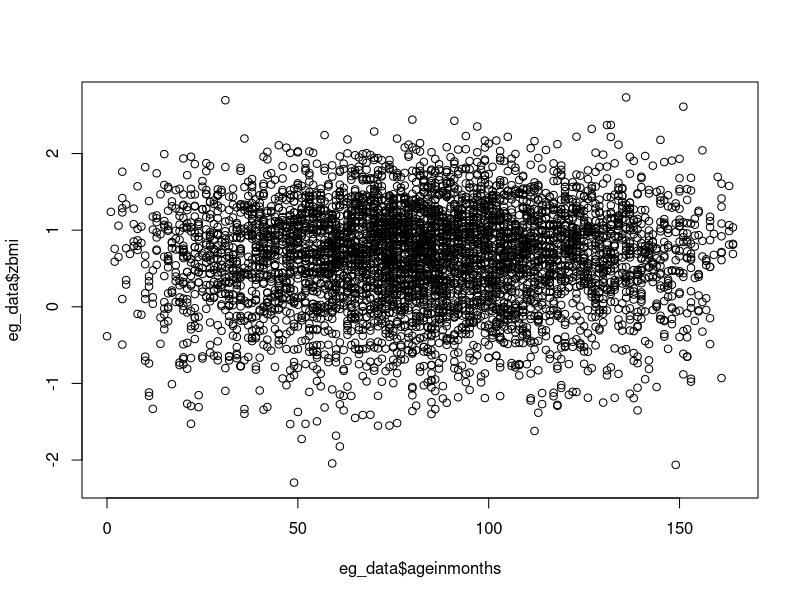
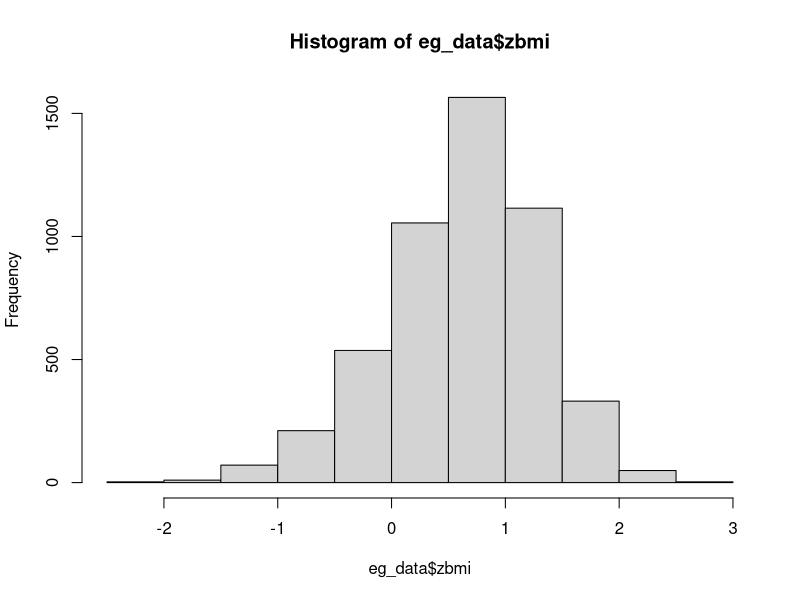
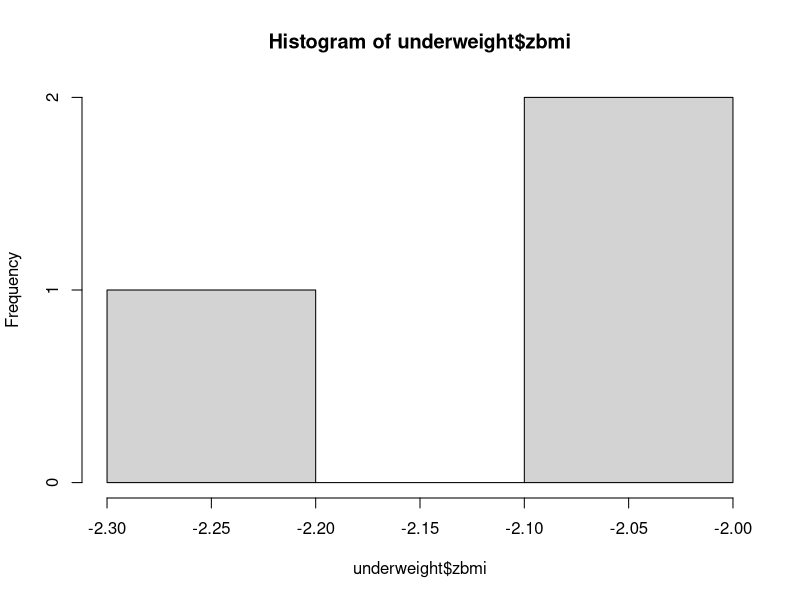
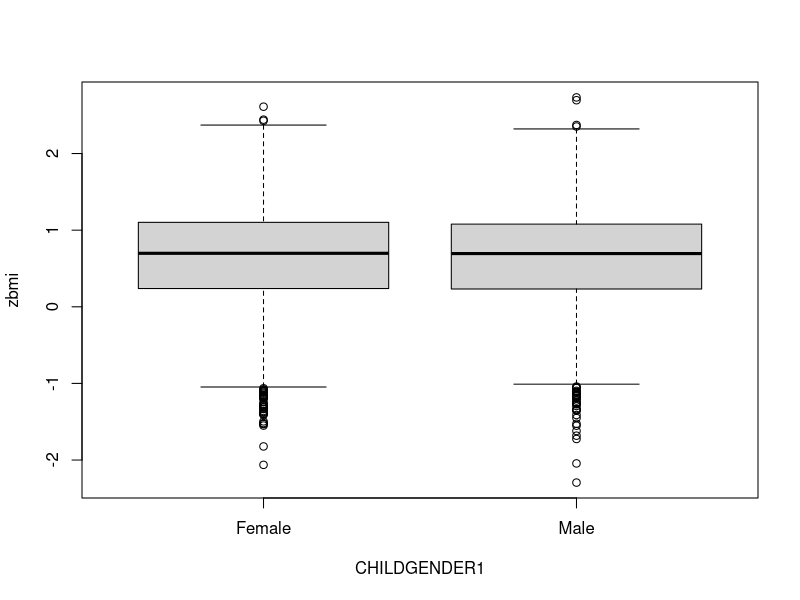
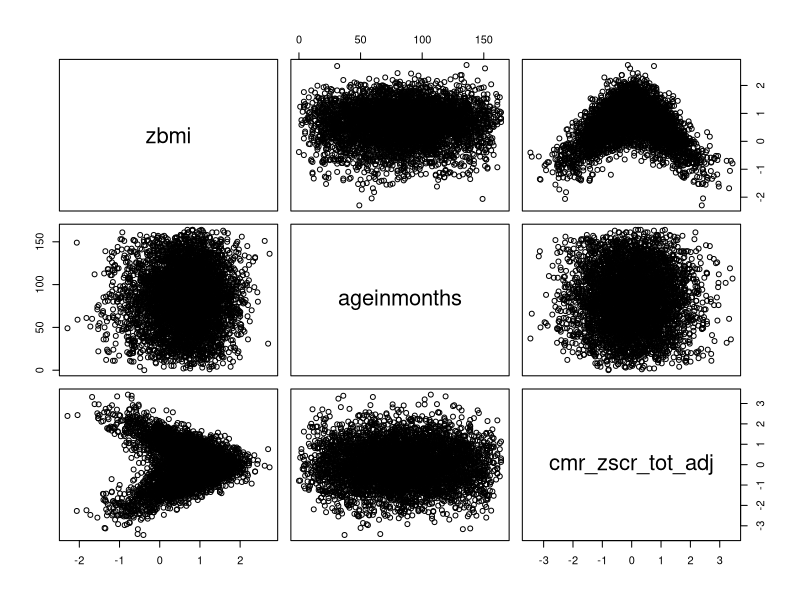
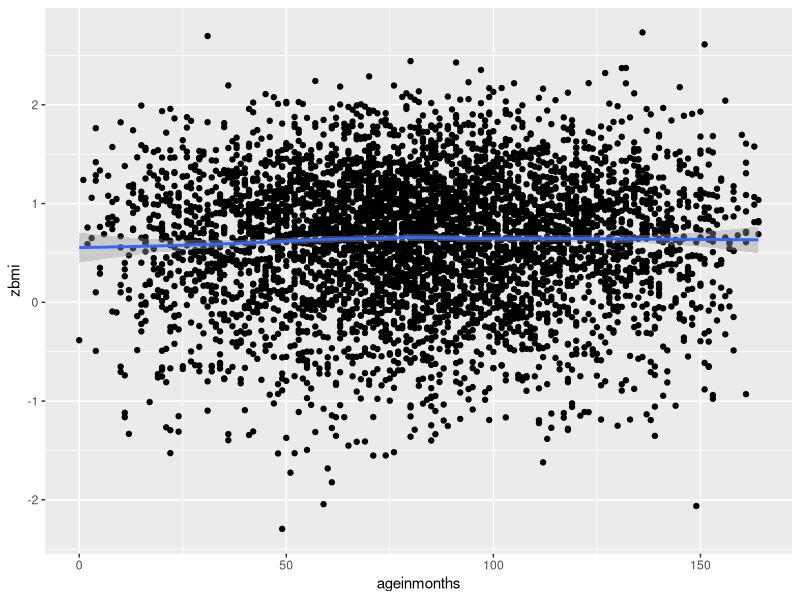
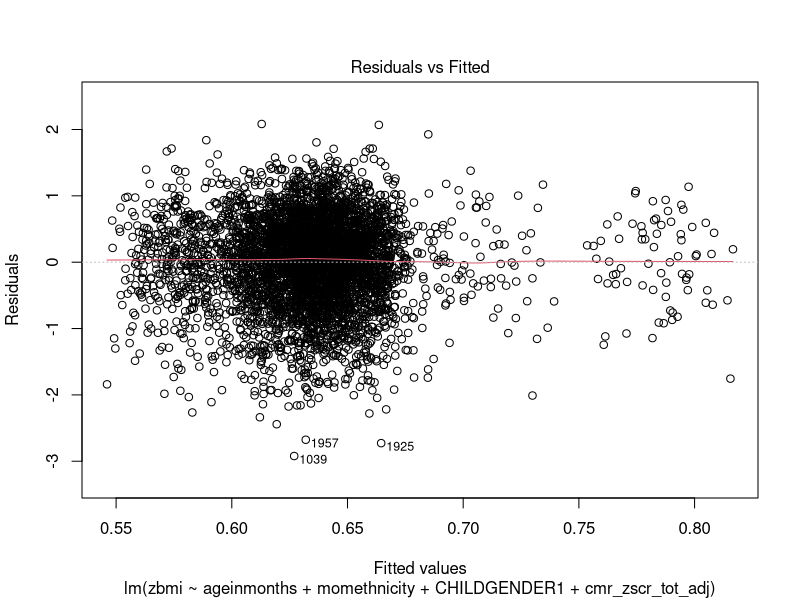
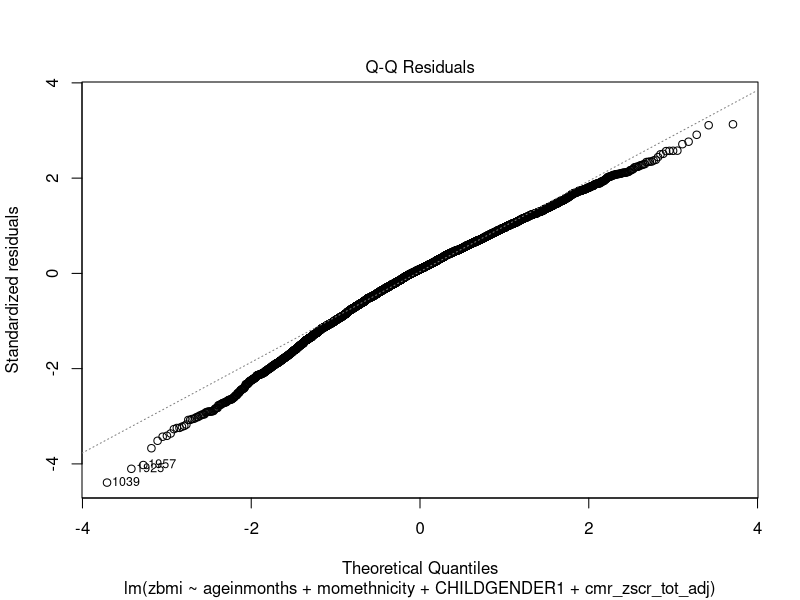

The R script that drew these images, in order: (Note: this script raises an error after producing the figures.)
####################################
#	R Workshop script			#
#	Dr. Charlie Keown-Stoneman	#
#	2020-10-29				#
####################################

#R is the program that executes your commands
#RStudio is a fancy GUI for R, but R still does everything "under the hood"

###R basics

#Using number signs (a.k.a. octothorpe/pound/hash) you can write comments that R will ignore

#R can be used like a basic calculator
2+2

#R follows BEDMAS
2+2*2
(2+2)*2 #comments can come after code on the same line

a <- 2 #you can use arrows to declare variables and set values etc.
b = 2  #you can also use equal signs
a + b
c = a + b
c

#R can also answer logical questions, such as, is "a" equal to "b"?
a == b
a == c
a < c #is "a" less than "c"?
a > c #is "a" greater than "c"?
a <= b #is "a" less than/or equal to "b"?
#R can also combine TRUE/FALSE results with AND/OR logic, AND is "&", OR is "|"
a == b | a == c
a == b & a == c

#To do the opposite of a logical variable in R, you can use "!", for example,

a == b
!(a == b)
a != b


#Vectorized variables

A <- c(5,7,3,9,4) #c() combines values into a vector
B <- c(1,2,3)

A%in%B

#another difference between == and %in% is how they treat NA
c(1,NA,2,4)==2
c(1,NA,2,4)%in%2


#Some basic statistics
mean(A)
sd(A)
sum(A)
median(A)
summary(A)

#square brackets can be used to specify elements of a vector
A[1]
A[2]

#Example (simulated/fake) TARGet Kids data

eg_data <- read.csv("eg_data.csv")

names(eg_data) #check variable names
class(eg_data) #check class of object
head(eg_data) #look at the first 6 rows
View(eg_data) #open the whole dataset like a spreadsheet

#Square brackets can be used to specify rows/columns
eg_data[1:5,1:4]

#You can use "$" to specify a specific column from a data frame
eg_data$subject

class(eg_data$subject)

is.numeric(eg_data$subject) #check, is this column numeric?

#You can use "?" before a function to learn more about it
?sapply
sapply(eg_data,class) #checks variable classes

class(eg_data$momethnicity)
is.numeric(eg_data$momethnicity)

eg_data$momethnicity <- as.factor(eg_data$momethnicity)

table(eg_data$momethnicity)


eg_data$momethnicity <- factor(eg_data$momethnicity, labels = c("Eurpoean",
												    "East Asian",
												    "South Asian",
												    "Southeast Asian",
												    "Arab",
												    "African",
												    "Latin American",
												    "Mixed Ethnicity",
												    "Other"))

table(eg_data$momethnicity)


#It's important to make sure your factor/character variables have missing stored as "NA" in R

class(eg_data$CHILDGENDER1)
table(eg_data$CHILDGENDER1)

eg_data$CHILDGENDER1[which(is.na(eg_data$CHILDGENDER1))]

eg_data$CHILDGENDER1[which(eg_data$CHILDGENDER1=="")]

eg_data$CHILDGENDER1[which(eg_data$CHILDGENDER1=="")] <- NA


#Alternative Charlie custom "cheat" function
remove_blanks <- function(x){
	for(i in 1:ncol(x)){
		if(class(x[,i])=="character"){
			x[x[,i]%in%"",i] <- NA
		}else if(class(x[,i])=="factor"){
			x[,i] <- as.character(x[,i])
			x[x[,i]%in%"",i] <- NA
			x[,i] <- factor(x[,i])
		}
	}
	return(x)
}

eg_data_alt <- remove_blanks(eg_data)

#creating a categorical variable based on cut-points
eg_data$zbmi_group <- cut(eg_data$zbmi, breaks=c(-Inf,-2,1,2,Inf), labels=c("Underweight","Normal Weight","Overweight","Obese"))

table(eg_data$zbmi_group)

table(eg_data$momethnicity,eg_data$CHILDGENDER1)
with(eg_data,table(momethnicity,CHILDGENDER1,zbmi_group))

with(eg_data,ftable(CHILDGENDER1,momethnicity,zbmi_group))


###R packages
#install.packages("survival")
library(survival)
library(dplyr)

#Using common dplyr commands
underweight <- eg_data %>% filter(zbmi<(-2))
#select(subject,ageinmonths,zbmi)


#some basic plots
plot(eg_data$ageinmonths,eg_data$zbmi)

hist(eg_data$zbmi)
hist(underweight$zbmi)

boxplot(zbmi~CHILDGENDER1, data=eg_data)

pairs(eg_data %>% select(zbmi,ageinmonths,cmr_zscr_tot_adj))

#some fancier looking plots using ggplot2

library(ggplot2)

ggplot(aes(x=ageinmonths, y=zbmi), data=eg_data) +
	geom_point()+
	geom_smooth(method="loess", formula=y~x)

### Merging together different datasets

eg_data2 <- read.csv("eg_data2.csv")

names(eg_data2) #check variable names
head(eg_data2) #look at the first 6 rows

head(eg_data) #look at the first 6 rows of the original dataset

combined_data <- merge(x=eg_data,y=eg_data2, by = c("subject","instanceid"), all.x = TRUE)

head(combined_data)

#Let's try some modelling (on the complete cases)
complete_case_data <- combined_data %>% filter(complete.cases(combined_data))

model1 <- lm(zbmi~ageinmonths+momethnicity+CHILDGENDER1+cmr_zscr_tot_adj, data=complete_case_data)

summary(model1)
plot(model1)

plot(complete_case_data$ageinmonths,resid(model1))
abline(h=0)

plot(complete_case_data$cmr_zscr_tot_adj,resid(model1))
abline(h=0)

#What if we wanted an overall test for momethnicity?
model2 <- lm(zbmi~ageinmonths+CHILDGENDER1+cmr_zscr_tot_adj, data=complete_case_data)

anova(model1,model2)

library(rms)

model1.rcs <- lm(zbmi~ageinmonths+momethnicity+CHILDGENDER1+rcs(cmr_zscr_tot_adj,5), data=complete_case_data)
summary(model1.rcs)
plot(model1.rcs)

plot(complete_case_data$cmr_zscr_tot_adj,resid(model1.rcs))
abline(h=0)

anova(model1.rcs,model1)


#We have repeated measures in this dataset, but what if we only want the baseline (i.e., first) observation per subject?

baseline_data <- combined_data %>% 
	arrange(subject,ageinmonths) %>%
	filter(!duplicated(subject))

nrow(combined_data)
nrow(baseline_data)
length(unique(combined_data$subject))

#Saving our whole workspace (including any datasets we've created)
getwd()
save.image("Workshop_data.RData")


###Other useful functions
#aggregate()
#sapply()

### Example of taking multiple variable inputs and creating an output

eg_data3 <- read.csv("eg_data3.csv")

head(eg_data3)

#one approach is nested ifelse functions:

table(eg_data3$CHILDCARE_ARRANGEMENT)

eg_data3$new_childcare1 <- with(
	eg_data3,ifelse(CHILDCARE_ARRANGEMENT=="Daycare (centre-based or home-based)",
				 ifelse(homebased_daycare_yn=="Yes",
				 	  ifelse(licensed_provider_yn=="Yes",
				 	  	  "Licensed home-based care",
				 	  	  "Unlicensed childcare"),
				 	  ifelse(licensed_provider_yn=="Yes",
				 	  	  "Licensed centre-based childcare",
				 	  	  "Unlicensed childcare")
				 	  ),
				 "Unlicensed childcare")
						 )

table(eg_data3$new_childcare1)

#another option is using a loop, this is less efficient computationally, but can be easier to read/understand later:
#you need to be careful with if statements and missing values though!

eg_data3$new_childcare2 <- NULL
for(i in 1:nrow(eg_data3)){
	if(eg_data3$CHILDCARE_ARRANGEMENT[i]%in%c("Care by a relative","Care in child’s home by a non-relative","Care in someone’s home by a non-relative")){
		eg_data3$new_childcare2[i] <- "Unlicensed childcare"
	}else if(eg_data3$CHILDCARE_ARRANGEMENT[i]%in%"Daycare (centre-based or home-based)"){
		if(eg_data3$licensed_provider_yn[i]%in%"No"){
			eg_data3$new_childcare2[i] <- "Unlicensed childcare"
		}else if(eg_data3$licensed_provider_yn[i]%in%"Yes"){
			if(eg_data3$homebased_daycare_yn[i]%in%"Yes"){
				eg_data3$new_childcare2[i] <- "Licensed home-based care"
			}else if(eg_data3$homebased_daycare_yn[i]%in%"No"){
				eg_data3$new_childcare2[i] <- "Licensed centre-based childcare"
			}
		}	
	}
}

table(eg_data3$new_childcare2)

with(eg_data3,table(new_childcare1,new_childcare2))

#or you could use a series of which statements:

eg_data3$new_childcare3 <- NULL

eg_data3$new_childcare3[which(
	eg_data3$CHILDCARE_ARRANGEMENT%in%c("Care by a relative",
								 "Care in child’s home by a non-relative",
								 "Care in someone’s home by a non-relative")|
		eg_data3$licensed_provider_yn%in%"No")] <- "Unlicensed childcare"

eg_data3$new_childcare3[which(
	eg_data3$CHILDCARE_ARRANGEMENT%in%"Daycare (centre-based or home-based)" &
		eg_data3$homebased_daycare_yn%in%"Yes" &
		eg_data3$licensed_provider_yn%in%"Yes")] <- "Licensed home-based care"

eg_data3$new_childcare3[which(
	eg_data3$CHILDCARE_ARRANGEMENT%in%"Daycare (centre-based or home-based)" &
		eg_data3$homebased_daycare_yn%in%"No" &
		eg_data3$licensed_provider_yn%in%"Yes")] <- "Licensed centre-based childcare"

table(eg_data3$new_childcare3)
with(eg_data3,table(new_childcare1,new_childcare3))

#Lastly, the newer dplyr way,

eg_data3 <- eg_data3 %>% 
	mutate(new_childcare4 = case_when(
		CHILDCARE_ARRANGEMENT%in%c("Care by a relative",
							  "Care in child’s home by a non-relative",
							  "Care in someone’s home by a non-relative")|
			licensed_provider_yn%in%"No" ~ "Unlicensed childcare",
		CHILDCARE_ARRANGEMENT%in%"Daycare (centre-based or home-based)" &
			homebased_daycare_yn%in%"Yes" &
			licensed_provider_yn%in%"Yes" ~ "Licensed home-based care",
		CHILDCARE_ARRANGEMENT%in%"Daycare (centre-based or home-based)" &
			homebased_daycare_yn%in%"No" &
			licensed_provider_yn%in%"Yes" ~ "Licensed centre-based childcare"
		)
	) 

table(eg_data3$new_childcare4)
with(eg_data3,table(new_childcare1,new_childcare4))
